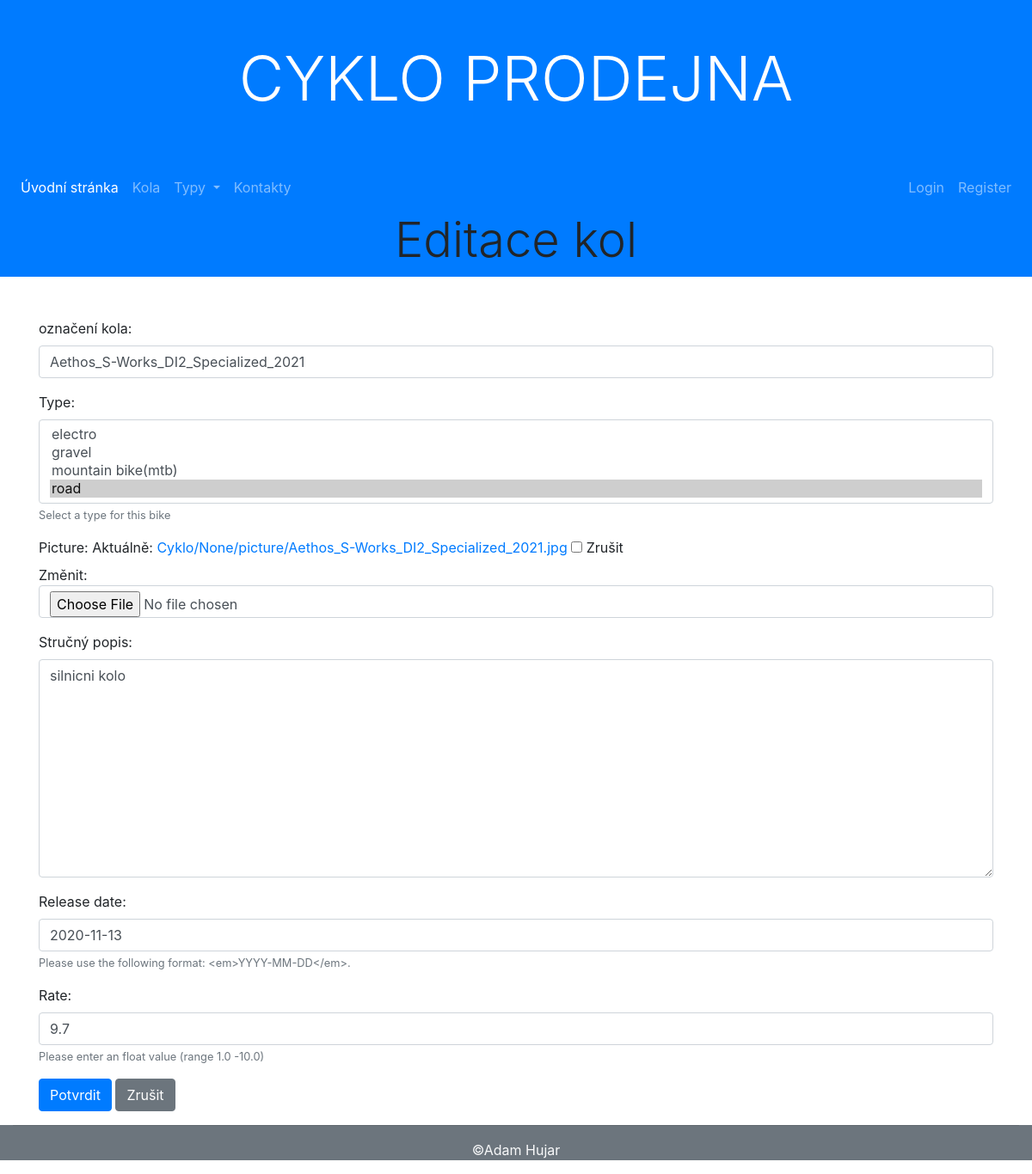
The page /bikes/cyklo/1/update/ on the database its author committed.
### bikes/models.py (models this page shows, shortened)
class Cyklo(models.Model):
    name = models.CharField(max_length=200, verbose_name="Name")
    type = models.ManyToManyField(Type, help_text='Select a type for this bike')
    picture = models.ImageField(upload_to=picture_path, blank=True, null=True, verbose_name="Picture")
    description = models.TextField(blank=True, null=True, verbose_name="Description")
    release_date = models.DateField(blank=True, null=True ,help_text="Please use the following format: <em>YYYY-MM-DD</em>.", verbose_name="Release date")
    rate = models.FloatField(null=True, default=5.0, validators=[MinValueValidator(1.0), MaxValueValidator(10.0)], help_text="Please enter an float value (range 1.0 -10.0)", verbose_name="Rate")
    class Meta:
        ordering = ["-release_date", "name"]

### bikes/views.py (the view)
# urls.py: path('cyklo/<int:pk>/update/', views.CykloUpdateView.as_view(), name='cyklo-update'),
class CykloUpdateView(UpdateView):
    model = Cyklo
    template_name = 'bikes/cyklo_bootstrap_form.html'
    form_class = CykloModelForm

### bikes/forms.py (shortened to what this page needs)
class CykloModelForm(ModelForm):
    class Meta:
        model = Cyklo
        fields = ['name', 'type', 'picture', 'description', 'release_date', 'rate']
        labels = {'name': 'označení kola', 'description': 'Stručný popis'}

### bikes/context_processors.py (called while the page is built)
def types(request):
    return {'types': Type.objects.all()}

### bikes/models.py (called while the page is built)
    def __str__(self):
        return self.bike_type

### bikes/templates/bikes/cyklo_bootstrap_form.html (shortened to what this page needs)
{% extends "base.html" %}
{% load widget_tweaks %}
{% block content %}
<div class="row mb-3">
    <div class="col-sm-12 bg-primary">
        <h2 class="display-4 text-center">Editace kol</h2>
    </div>
</div>
<div class="row mt-5 mb-3">
    <div class="container">
        <form method="post" novalidate>
            {% for field in form.visible_fields %}
            <div class="form-group">
                {{ field.label_tag }}
                {% if form.is_bound %}
                  {% if field.errors %}
                    {% render_field field class="form-control is-invalid" %}
                    {% for error in field.errors %}
                      <div class="invalid-feedback">
                          {{ error }}
                      </div>
                    {% endfor %}
                  {% else %}
                    {% render_field field class="form-control is-valid" %}
                  {% endif %}
                {% else %}
                  {% render_field field class="form-control" %}
                {% endif %}
                {% if field.help_text %}
                <small class="form-text text-muted">{{ field.help_text }}</small>
                {% endif %}
            </div>
            {% endfor %}
            <button class="btn btn-primary" type="submit">Potvrdit</button>
            <button class="btn btn-secondary" onclick="javascript:history.back();">Zrušit</button>
        </form>
    </div>
</div>
{% endblock %}

### rows shown on the page
Cyklo: name "Aethos_S-Works_DI2_Specialized_2021" "silnicni kolo" "2020-11-13" "9.7"

### other values the page prints
{{ field.label_tag }} "označení kola:" "Type:" "Picture:" "Stručný popis:" "Release date:" "Rate:"
{{ field.help_text }} "Select a type for this bike" "Please use the following format: <em>YYYY-MM-DD</em>." "Please enter an float value (range 1.0 -10.0)"
